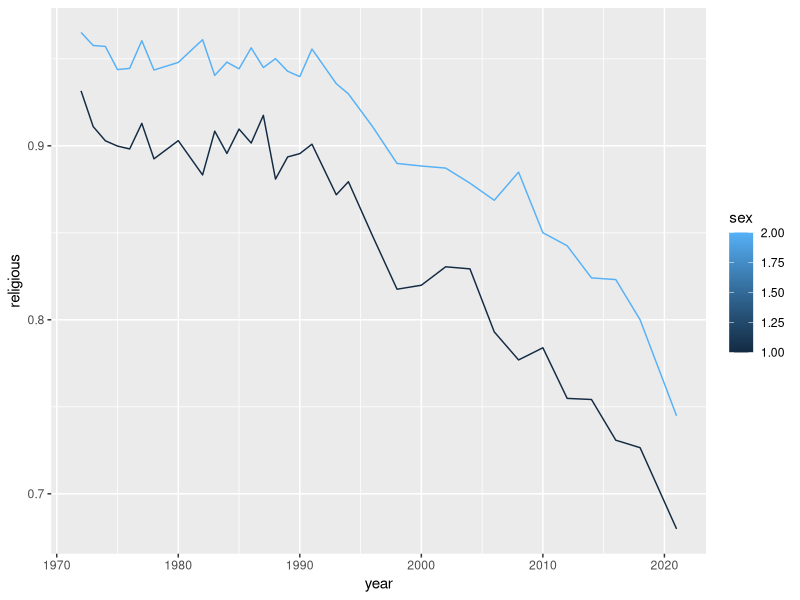
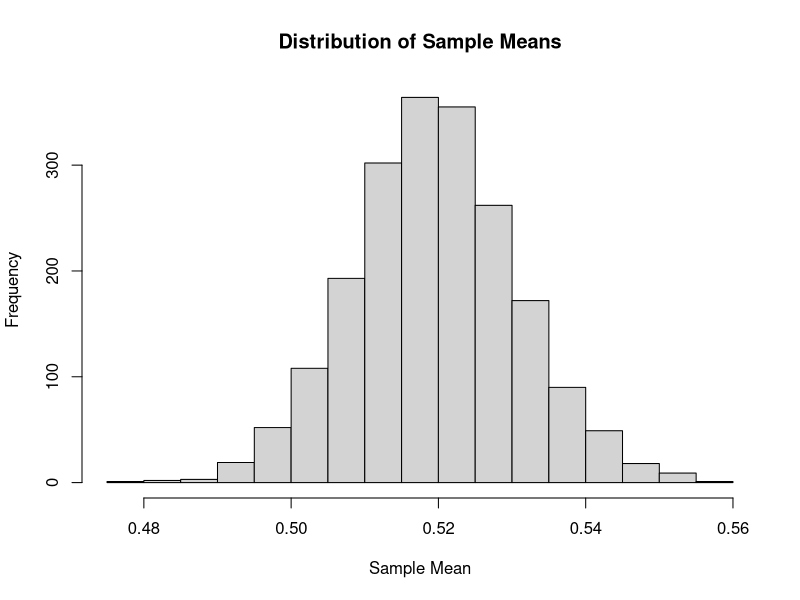

Source code (R) for these figures, in order:
## set working directory
setwd("your path")

## read the file
gss <- read.csv("GSS_SOCUA_W2.csv")

## subset and summarize data using dplyr
library(dplyr)
gss %>% filter(sibs>=0)
gss %>% filter(sibs>=0) %>% summarize(sibs_mean = mean(sibs))
gss %>% filter(sibs>=0) %>% summarize(sibs_mean = mean(sibs),
                                      sibs_var = var(sibs),
                                      sibs_median = median(sibs))

## summarize data by group
unique(gss$relig)
gss[gss$relig!=4 & gss$relig>0,
    "relig"] <- 1
gss[gss$relig==4,
    "relig"] <- 0


gss %>% filter(relig>=0&sex>=0) %>%
  group_by(sex) %>%
  summarize(mean_relig = mean(relig))

## Exercise: How to get the same statistic, but only in 2021?

gss %>%
  filter(relig>=0&sex>0&year==2021) %>%
  group_by(sex) %>%
  summarize(religious = mean(relig))

## Exercise: How to get the proportion of religious people (at the time of being interviewed, the column relig) by whether they were raised in a religious family?

## visualizing the trend
library(ggplot2)
gss %>%
  filter(relig>=0&sex>0) %>%
  group_by(year, sex) %>%
  summarize(religious = mean(relig)) %>%
  ggplot(aes(x=year,y=religious,group=sex,color=sex)) +
  geom_line()

## Central Limit Theorem

## create population
population <- c(rep(0,4800000),rep(1,5200000)) ## p = 52%

## sample with n=1000
sample <- sample(population,1000)

## calculate sample mean
mean(sample)


## iterate a process for 10 times - using a FOR LOOP
for (i in c(10,30,50,70,90)){
  print(i)
  print(1+1)
}

for (i in c(1,3,5,7,9)){
  print(1+1)
}

## empty vector to store means of sample (K times)
mean_of_sample <- c()

## iterate the process of 2000 times
for (i in 1:2000){
  ## sample with n=2000
  sample <- sample(population,2000)
  mean <- mean(sample)
  mean_of_sample <- c(mean_of_sample,mean)
}

## plot histogram
hist(mean_of_sample,breaks=20,
     main="Distribution of Sample Means",
     xlab="Sample Mean")


